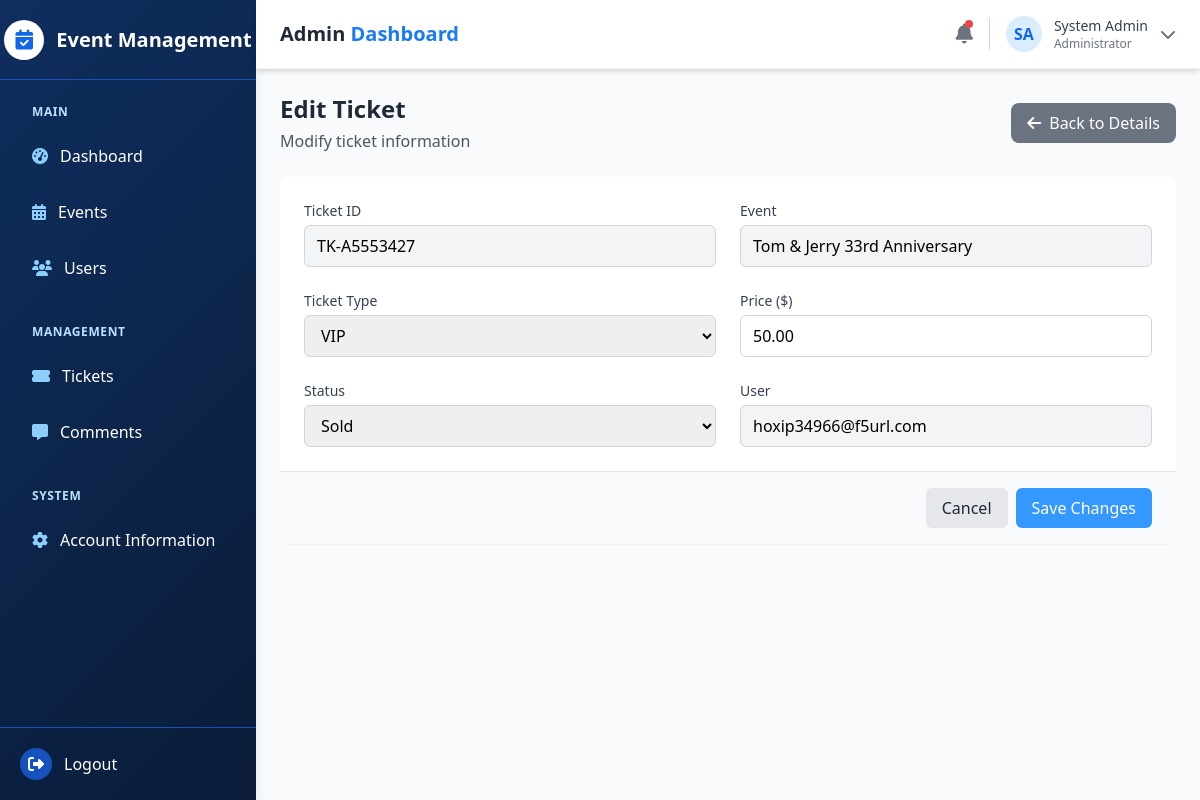
/tickets/2/edit/ (signed in), run on the app's committed database.
### apps/users/models.py (models this page shows, shortened)
class Account(AbstractBaseUser, PermissionsMixin):
    email = models.EmailField(verbose_name='email', max_length=60, unique=True)
    name = models.CharField(max_length=100, null=True)
    is_admin = models.BooleanField(default=False)
    is_active = models.BooleanField(default=True)
    is_staff = models.BooleanField(default=False)
    is_superuser = models.BooleanField(default=False)
    created_at = models.DateTimeField(auto_now_add=True)
    updated_at = models.DateTimeField(auto_now=True)
    USERNAME_FIELD = 'email'
    objects = MyAccountManager()
    class Meta:
        ordering = ['-updated_at', 'name' ]
    @property
    def get_abbreviated_name(self):
        if self.name:
            name_parts = self.name.split()
            if len(name_parts) >= 2:
                return f"{name_parts[0][0]}{name_parts[-1][0]}"
            return name_parts[0][:2]
        else:
            return self.email[:2]

### apps/main/models.py (models this page shows, shortened)
class Ticket(models.Model):
    STATUS_CHOICES = (
        ('available', 'Available'),
        ('sold', 'Sold'),
        ('used', 'Used'),
        ('cancelled', 'Cancelled'),
    )
    ticket_id = models.CharField(max_length=20, unique=True, editable=False)
    event = models.ForeignKey('Event', on_delete=models.CASCADE, related_name='tickets')
    registration = models.ForeignKey('Registration', on_delete=models.CASCADE, related_name='tickets', null=True, blank=True)
    user = models.ForeignKey(settings.AUTH_USER_MODEL, on_delete=models.SET_NULL, related_name='tickets', null=True, blank=True)
    type = models.CharField(max_length=50)
    price = models.DecimalField(max_digits=10, decimal_places=2)
    status = models.CharField(max_length=10, choices=STATUS_CHOICES, default='available')
    created_at = models.DateTimeField(auto_now_add=True)

class Event(models.Model):
    STATUS_CHOICES = (
        ('draft', 'Draft'),
        ('published', 'Published'),
        ('cancelled', 'Cancelled'),
    )
    CATEGORY_CHOICES = (
        ('academic', 'Academic'),
        ('social', 'Social'),
        ('workshop', 'Workshop'),
        ('conference', 'Conference'),
        ('other', 'Other'),
    )
    title = models.CharField(max_length=255)
    slug = models.SlugField(max_length=255, unique=True)
    description = models.TextField()
    location = models.CharField(max_length=255)
    start_date = models.DateTimeField()
    end_date = models.DateTimeField()
    category = models.CharField(max_length=20, choices=CATEGORY_CHOICES, default='academic')
    image = models.ImageField(upload_to='events/%Y/%m/%d/', blank=True, null=True)
    capacity = models.PositiveIntegerField(default=0)  # 0 means unlimited
    registration_deadline = models.DateTimeField(blank=True, null=True)
    status = models.CharField(max_length=10, choices=STATUS_CHOICES, default='draft')
    created_by = models.ForeignKey(settings.AUTH_USER_MODEL, on_delete=models.CASCADE, related_name='created_events')
    created_at = models.DateTimeField(auto_now_add=True)
    updated_at = models.DateTimeField(auto_now=True)
    class Meta:
        ordering = ['-start_date']
        indexes = [
            models.Index(fields=['-start_date']),
            models.Index(fields=['status']),
        ]

### apps/main/views.py (the view, shortened to what this page needs)
# urls.py: path('tickets/<int:ticket_id>/edit/', views.edit_ticket, name='edit_ticket'),
@login_required
def edit_ticket(request, ticket_id):
    ticket = get_object_or_404(Ticket, id=ticket_id)
    return render(request, 'edit_ticket.html', {'ticket': ticket})

### apps/users/managers.py (called while the page is built)
    def get_queryset(self):
        return super().get_queryset().filter(is_active=True)

### templates/edit_ticket.html (shortened to what this page needs)
{% extends 'base.html' %}
{% load static %}
{% block content %}
<div class="p-6">
  <div class="flex flex-col md:flex-row justify-between items-start md:items-center mb-6">
    <div>
      <h1 class="text-2xl font-bold text-gray-800">Edit Ticket</h1>
      <p class="text-gray-600 mt-1">Modify ticket information</p>
    </div>
    <a href="{% url 'main:view_ticket' ticket.id %}" class="mt-4 md:mt-0 px-4 py-2 bg-gray-500 hover:bg-gray-600 text-white rounded-lg transition-colors flex items-center">
      <i class="fas fa-arrow-left mr-2"></i>
      <span>Back to Details</span>
    </a>
  </div>
  <div class="bg-white rounded-lg shadow-sm overflow-hidden mb-6">
    <form method="post" action="{% url 'main:edit_ticket' ticket.id %}">
      <div class="p-6">
        <div class="grid grid-cols-1 md:grid-cols-2 gap-6">
          <div>
            <label for="ticket_id" class="block text-sm font-medium text-gray-700 mb-1">Ticket ID</label>
            <input type="text" id="ticket_id" value="{{ ticket.ticket_id }}" class="w-full px-3 py-2 border border-gray-300 rounded-md bg-gray-100" readonly>
          </div>
          <div>
            <label for="event" class="block text-sm font-medium text-gray-700 mb-1">Event</label>
            <input type="text" id="event" value="{{ ticket.event.title }}" class="w-full px-3 py-2 border border-gray-300 rounded-md bg-gray-100" readonly>
          </div>
          <div>
            <label for="type" class="block text-sm font-medium text-gray-700 mb-1">Ticket Type</label>
            <select id="type" name="type" class="w-full px-3 py-2 border border-gray-300 rounded-md">
              <option value="VIP" {% if ticket.type == 'VIP' %}selected{% endif %}>VIP</option>
            </select>
          </div>
          <div>
            <label for="price" class="block text-sm font-medium text-gray-700 mb-1">Price ($)</label>
            <input type="number" id="price" name="price" min="0" step="0.01" value="{{ ticket.price }}" class="w-full px-3 py-2 border border-gray-300 rounded-md">
          </div>
          <div>
            <label for="status" class="block text-sm font-medium text-gray-700 mb-1">Status</label>
            <select id="status" name="status" class="w-full px-3 py-2 border border-gray-300 rounded-md">
              <option value="sold" {% if ticket.status == 'sold' %}selected{% endif %}>Sold</option>
            </select>
          </div>
          <div>
            <label for="user" class="block text-sm font-medium text-gray-700 mb-1">User</label>
            <input type="text" id="user" value="{% if ticket.user %}{{ ticket.user.email }}{% else %}Not assigned{% endif %}" class="w-full px-3 py-2 border border-gray-300 rounded-md bg-gray-100" readonly>
          </div>
        </div>
      </div>
      <div class="px-6 py-4 bg-gray-50 border-t border-gray-200 flex justify-end">
        <a href="{% url 'main:view_ticket' ticket.id %}" class="px-4 py-2 bg-gray-200 text-gray-800 rounded-md mr-2 hover:bg-gray-300">Cancel</a>
        <button type="submit" class="px-4 py-2 bg-primary-500 text-white rounded-md hover:bg-primary-600">Save Changes</button>
      </div>
    </form>
  </div>
</div>
{% endblock %}

### templates/base.html (shortened to what this page needs)
<!DOCTYPE html>
<html lang="en">
<head>
  <script src="https://cdn.tailwindcss.com"></script>
  <link rel="stylesheet" href="https://cdnjs.cloudflare.com/ajax/libs/font-awesome/6.4.0/css/all.min.css">
</head>
<body class="bg-gray-50 min-h-screen flex flex-col">
  <div id="messages-container" class="fixed top-0 left-0 right-0 z-50 px-4 pt-4 flex flex-col items-center space-y-2">
  </div>
  <div class="flex flex-col md:flex-row min-h-screen">
    <aside id="sidebar" class="sidebar-gradient text-white w-full md:w-64 flex-shrink-0 md:flex md:flex-col hidden md:block md:sticky md:top-0 md:h-screen shadow-lg">
      <div class="flex items-center justify-center h-20 bg-opacity-50 border-b border-primary-800">
        <div class="flex items-center space-x-3">
          <div class="w-10 h-10 rounded-full bg-white flex items-center justify-center">
            <i class="fas fa-calendar-check text-primary-700 text-xl"></i>
          </div>
          <h1 class="text-xl font-bold text-white">Event Management</h1>
        </div>
      </div>
      <div class="overflow-y-auto scrollbar-thin flex-grow">
        <nav class="px-4 py-6">
          {% if user.is_authenticated %}
            <div class="mb-8">
              <p class="text-xs uppercase tracking-wider text-primary-200 font-semibold mb-3 ml-4">Main</p>
              <a href="{% url 'main:dashboard' %}" class="flex items-center px-4 py-3 mb-2 rounded-lg {% if page == 'dashboard' %}nav-link-active{% endif %} hover:bg-white hover:bg-opacity-10 transition-all duration-200">
                <i class="fas fa-tachometer-alt mr-3 text-primary-300"></i>
                <span>Dashboard</span>
              </a>
              <a href="{% url 'main:events' %}" class="flex items-center px-4 py-3 mb-2 rounded-lg {% if page == 'events' %}nav-link-active{% endif %} hover:bg-white hover:bg-opacity-10 transition-all duration-200">
                <i class="fas fa-calendar-alt mr-3 text-primary-300"></i>
                <span>Events</span>
              </a>
              <a href="{% url 'main:users' %}" class="flex items-center px-4 py-3 mb-2 rounded-lg {% if page == 'users' %}nav-link-active{% endif %} hover:bg-white hover:bg-opacity-10 transition-all duration-200">
                <i class="fas fa-users mr-3 text-primary-300"></i>
                <span>Users</span>
              </a>
            </div>
            <div class="mb-8">
              <p class="text-xs uppercase tracking-wider text-primary-200 font-semibold mb-3 ml-4">Management</p>
              <a href="{% url 'main:tickets' %}" class="flex items-center px-4 py-3 mb-2 rounded-lg {% if page == 'tickets' %}nav-link-active{% endif %} hover:bg-white hover:bg-opacity-10 transition-all duration-200">
                <i class="fas fa-ticket-alt mr-3 text-primary-300"></i>
                <span>Tickets</span>
              </a>
              <a href="{% url 'main:comments_management' %}" class="flex items-center px-4 py-3 mb-2 rounded-lg {% if page == 'comments' %}nav-link-active{% endif %} hover:bg-white hover:bg-opacity-10 transition-all duration-200">
                <i class="fas fa-comment-alt mr-3 text-primary-300"></i>
                <span>Comments</span>
              </a>
            </div>
            <div class="mb-8">
              <p class="text-xs uppercase tracking-wider text-primary-200 font-semibold mb-3 ml-4">System</p>
              <a href="{% url 'main:settings' %}" class="flex items-center px-4 py-3 mb-2 rounded-lg {% if page == 'settings' %}nav-link-active{% endif %} hover:bg-white hover:bg-opacity-10 transition-all duration-200">
                <i class="fas fa-cog mr-3 text-primary-300"></i>
                <span>Account Information</span>
              </a>
            </div>
          {% endif %}
        </nav>
      </div>
      {% if user.is_authenticated %}
        <div class="p-5 border-t border-primary-800">
          <a href="{% url 'users:logout' %}" class="flex items-center text-white group hover:text-accent-300 transition-colors duration-200">
            <div class="w-8 h-8 rounded-full bg-primary-800 group-hover:bg-accent-400 flex items-center justify-center mr-3 transition-colors duration-200">
              <i class="fas fa-sign-out-alt"></i>
            </div>
            <span>Logout</span>
          </a>
        </div>
      {% endif %}
    </aside>
    <main class="flex-grow">
      <header class="bg-white shadow-md sticky top-0 z-10">
        <div class="flex items-center justify-between px-6 py-4 border-b border-gray-100">
          <div class="flex items-center">
            <div class="flex items-center">
              <h2 class="text-xl font-semibold text-gray-800">Admin <span class="text-primary-600">Dashboard</span></h2>
            </div>
          </div>
          <div class="flex items-center space-x-4">
            {% if user.is_authenticated %}
              <button class="relative text-gray-500 hover:text-primary-600 transition-colors">
                <i class="fas fa-bell text-xl"></i>
                <span class="absolute top-0 right-0 w-2 h-2 bg-red-500 rounded-full"></span>
              </button>
              <div class="flex items-center space-x-3">
                <div class="w-9 h-9 rounded-full bg-primary-100 flex items-center justify-center text-primary-700 font-semibold">
                  {% if user.name %}
                    {{ user.get_abbreviated_name|slice:":2"|upper }}
                  {% else %}
                    {{ user.email|slice:":2"|upper }}
                  {% endif %}
                </div>
                <div class="hidden md:block">
                  <p class="text-sm font-medium text-gray-700">{{ user.name|default:user.email }}</p>
                  <p class="text-xs text-gray-500">
                    {% if user.is_superuser %}
                      Administrator
                    {% elif user.is_staff %}
                      Staff
                    {% else %}
                      User
                    {% endif %}
                  </p>
                </div>
                <div class="relative" id="profileDropdown">
                  <button id="profileDropdownButton" class="text-gray-500 hover:text-primary-600">
                    <i class="fas fa-chevron-down"></i>
                  </button>
                </div>
              </div>
            {% endif %}
          </div>
        </div>
      </header>
      <div class="overflow-y-auto scrollbar-thin">
        {% block content %} {% endblock %}
      </div>
    </main>
  </div>
</body>
</html>

### templates/base.html (style rules this page uses)
.sidebar-gradient { background: linear-gradient(135deg, #0f2e5e 0%, #0a1c38 100%); }

### data on the page
Account: get_abbreviated_name "SA", name "System Admin"
Ticket: ticket_id "TK-A5553427", event "Tom & Jerry 33rd Anniversary", type "VIP", price "50.00", status "Sold", user.email "hoxip34966@f5url.com"
